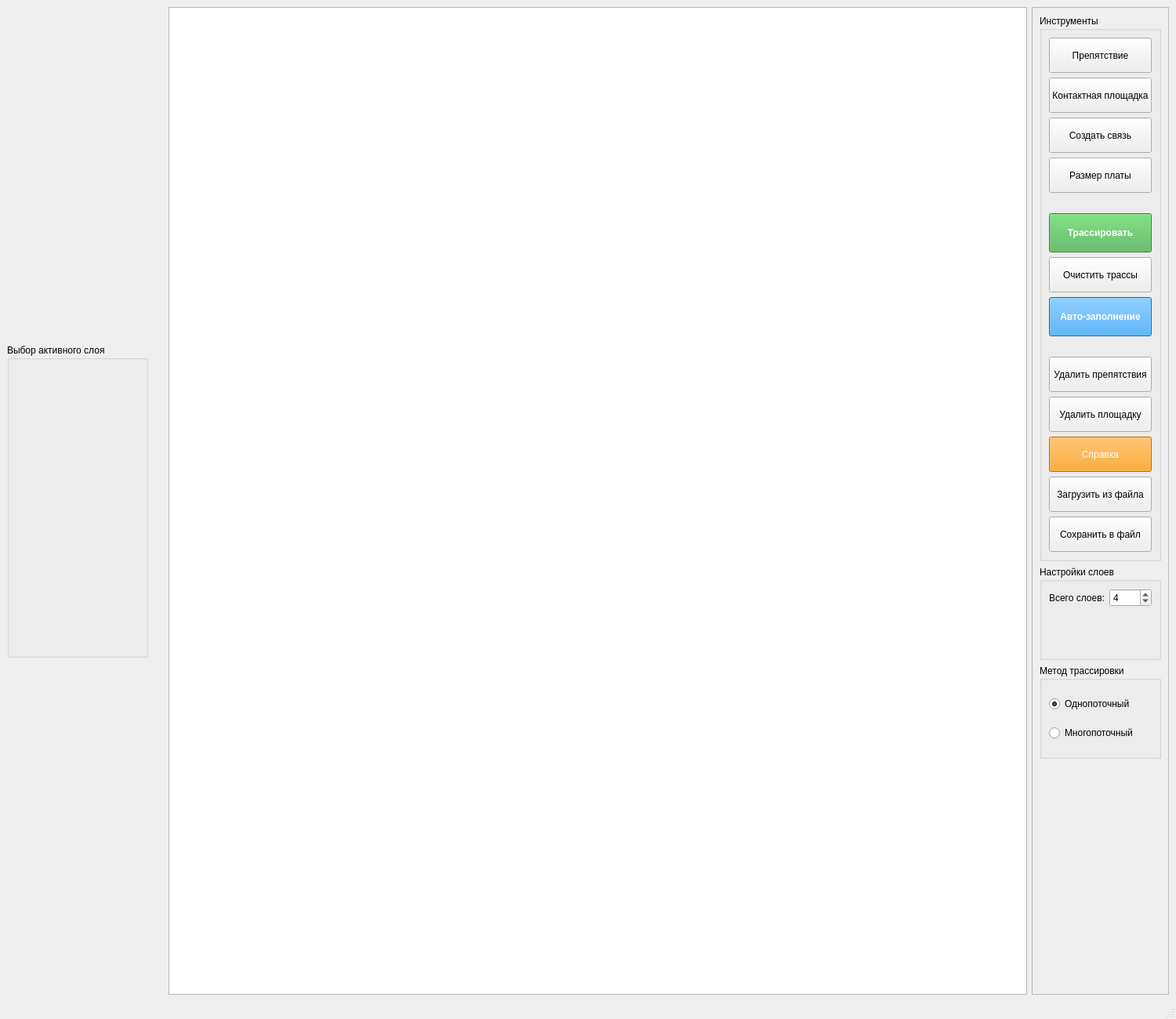
<?xml version="1.0" encoding="UTF-8"?>
<ui version="4.0">
 <class>MainWindow</class>
 <widget class="QMainWindow" name="MainWindow">
  <property name="geometry">
   <rect>
    <x>0</x>
    <y>0</y>
    <width>1500</width>
    <height>1300</height>
   </rect>
  </property>
  <property name="minimumSize">
   <size>
    <width>1200</width>
    <height>1000</height>
   </size>
  </property>
  <property name="windowTitle">
   <string>PCB_Tracer - Многослойная трассировка печатных плат</string>
  </property>
  <widget class="QWidget" name="centralwidget">
   <layout class="QHBoxLayout" name="horizontalLayout">
    
    <!-- ЛЕВАЯ ЧАСТЬ: Выбор активного слоя СЛЕВА от платы -->
    <item>
     <widget class="QGroupBox" name="activeLayerGroupBox">
      <property name="title">
       <string>Выбор активного слоя</string>
      </property>
      <property name="minimumSize">
       <size>
        <width>180</width>
        <height>350</height>
       </size>
      </property>
      <property name="maximumSize">
       <size>
        <width>220</width>
        <height>400</height>
       </size>
      </property>
      <layout class="QVBoxLayout" name="verticalLayout_7"/>
     </widget>
    </item>
    
    <item>
     <spacer name="horizontalSpacer">
      <property name="orientation">
       <enum>Qt::Horizontal</enum>
      </property>
      <property name="sizeHint" stdset="0">
       <size>
        <width>20</width>
        <height>20</height>
       </size>
      </property>
     </spacer>
    </item>
    
    <!-- ЦЕНТРАЛЬНАЯ ЧАСТЬ: Графический вид -->
    <item>
     <widget class="QGraphicsView" name="graphicsView">
      <property name="minimumSize">
       <size>
        <width>800</width>
        <height>800</height>
       </size>
      </property>
      <property name="sizePolicy">
       <sizepolicy hsizetype="Expanding" vsizetype="Expanding">
        <horstretch>3</horstretch>
        <verstretch>1</verstretch>
       </sizepolicy>
      </property>
     </widget>
    </item>
    
    <!-- ПРАВАЯ ЧАСТЬ: Панель инструментов -->
    <item>
     <layout class="QVBoxLayout" name="verticalLayout">
      <item>
       <widget class="QScrollArea" name="scrollArea">
        <property name="widgetResizable">
         <bool>true</bool>
        </property>
        <property name="sizePolicy">
         <sizepolicy hsizetype="Preferred" vsizetype="Expanding">
          <horstretch>0</horstretch>
          <verstretch>1</verstretch>
         </sizepolicy>
        </property>
        <widget class="QWidget" name="scrollAreaWidgetContents">
         <property name="geometry">
          <rect>
           <x>0</x>
           <y>0</y>
           <width>400</width>
           <height>1250</height>
          </rect>
         </property>
         <layout class="QVBoxLayout" name="verticalLayout_5">
          <item>
           <widget class="QGroupBox" name="groupBox">
            <property name="title">
             <string>Инструменты</string>
            </property>
            <layout class="QVBoxLayout" name="verticalLayout_2">
             <item>
              <widget class="QPushButton" name="obstacleBtn">
               <property name="minimumSize">
                <size>
                 <width>0</width>
                 <height>45</height>
                </size>
               </property>
               <property name="text">
                <string>Препятствие</string>
               </property>
              </widget>
             </item>
             <item>
              <widget class="QPushButton" name="padBtn">
               <property name="minimumSize">
                <size>
                 <width>0</width>
                 <height>45</height>
                </size>
               </property>
               <property name="text">
                <string>Контактная площадка</string>
               </property>
              </widget>
             </item>
             <item>
              <widget class="QPushButton" name="connectionBtn">
               <property name="minimumSize">
                <size>
                 <width>0</width>
                 <height>45</height>
                </size>
               </property>
               <property name="text">
                <string>Создать связь</string>
               </property>
              </widget>
             </item>
             <item>
              <widget class="QPushButton" name="boardSizeBtn">
               <property name="minimumSize">
                <size>
                 <width>0</width>
                 <height>45</height>
                </size>
               </property>
               <property name="text">
                <string>Размер платы</string>
               </property>
              </widget>
             </item>
             <item>
              <spacer name="verticalSpacer">
               <property name="orientation">
                <enum>Qt::Vertical</enum>
               </property>
               <property name="sizeHint" stdset="0">
                <size>
                 <width>20</width>
                 <height>20</height>
                </size>
               </property>
              </spacer>
             </item>
             <item>
              <widget class="QPushButton" name="routeBtn">
               <property name="minimumSize">
                <size>
                 <width>0</width>
                 <height>50</height>
                </size>
               </property>
               <property name="text">
                <string>Трассировать</string>
               </property>
               <property name="styleSheet">
                <string notr="true">background-color: #4CAF50; color: white; font-weight: bold;</string>
               </property>
              </widget>
             </item>
             <item>
              <widget class="QPushButton" name="clearBtn">
               <property name="minimumSize">
                <size>
                 <width>0</width>
                 <height>45</height>
                </size>
               </property>
               <property name="text">
                <string>Очистить трассы</string>
               </property>
              </widget>
             </item>
             <item>
              <widget class="QPushButton" name="autoFillBtn">
               <property name="minimumSize">
                <size>
                 <width>0</width>
                 <height>50</height>
                </size>
               </property>
               <property name="text">
                <string>Авто-заполнение</string>
               </property>
               <property name="styleSheet">
                <string notr="true">background-color: #2196F3; color: white; font-weight: bold;</string>
               </property>
              </widget>
             </item>
             <item>
              <spacer name="verticalSpacer_2">
               <property name="orientation">
                <enum>Qt::Vertical</enum>
               </property>
               <property name="sizeHint" stdset="0">
                <size>
                 <width>20</width>
                 <height>20</height>
                </size>
               </property>
              </spacer>
             </item>
             <item>
              <widget class="QPushButton" name="removeObstacleBtn">
               <property name="minimumSize">
                <size>
                 <width>0</width>
                 <height>45</height>
                </size>
               </property>
               <property name="text">
                <string>Удалить препятствия</string>
               </property>
              </widget>
             </item>
             <item>
              <widget class="QPushButton" name="removePadBtn">
               <property name="minimumSize">
                <size>
                 <width>0</width>
                 <height>45</height>
                </size>
               </property>
               <property name="text">
                <string>Удалить площадку</string>
               </property>
              </widget>
             </item>
             <item>
              <widget class="QPushButton" name="helpBtn">
               <property name="minimumSize">
                <size>
                 <width>0</width>
                 <height>45</height>
                </size>
               </property>
               <property name="text">
                <string>Справка</string>
               </property>
               <property name="styleSheet">
                <string notr="true">background-color: #FF9800; color: white;</string>
               </property>
              </widget>
             </item>
			 <item>
			 <widget class="QPushButton" name="loadFileBtn">
			  <property name="minimumSize">
			   <size>
				<width>0</width>
				<height>45</height>
			   </size>
			  </property>
			  <property name="text">
			   <string>Загрузить из файла</string>
			  </property>
			 </widget>
			</item>
			<item>
			 <widget class="QPushButton" name="saveFileBtn">
			  <property name="minimumSize">
			   <size>
				<width>0</width>
				<height>45</height>
			   </size>
			  </property>
			  <property name="text">
			   <string>Сохранить в файл</string>
			  </property>
			 </widget>
			</item>
            </layout>
           </widget>
          </item>
          <item>
           <widget class="QGroupBox" name="groupBox_2">
            <property name="title">
             <string>Настройки слоев</string>
            </property>
            <property name="minimumSize">
             <size>
              <width>0</width>
              <height>120</height>
             </size>
            </property>
            <layout class="QFormLayout" name="formLayout">
             <item row="0" column="0">
              <widget class="QLabel" name="label">
               <property name="text">
                <string>Всего слоев:</string>
               </property>
              </widget>
             </item>
             <item row="0" column="1">
              <widget class="QSpinBox" name="layerSpinBox">
               <property name="minimum">
                <number>1</number>
               </property>
               <property name="maximum">
                <number>8</number>
               </property>
               <property name="value">
                <number>4</number>
               </property>
              </widget>
             </item>
            </layout>
           </widget>
          </item>
          <item>
           <widget class="QGroupBox" name="groupBox_4">
            <property name="title">
             <string>Метод трассировки</string>
            </property>
            <property name="minimumSize">
             <size>
              <width>0</width>
              <height>120</height>
             </size>
            </property>
            <layout class="QVBoxLayout" name="verticalLayout_4">
             <item>
              <widget class="QRadioButton" name="singleThreadRadio">
               <property name="text">
                <string>Однопоточный</string>
               </property>
               <property name="checked">
                <bool>true</bool>
               </property>
              </widget>
             </item>
             <item>
              <widget class="QRadioButton" name="multiThreadRadio">
               <property name="text">
                <string>Многопоточный</string>
               </property>
              </widget>
             </item>
            </layout>
           </widget>
          </item>
          <item>
           <spacer name="verticalSpacer_3">
            <property name="orientation">
             <enum>Qt::Vertical</enum>
            </property>
            <property name="sizeHint" stdset="0">
             <size>
              <width>20</width>
              <height>80</height>
             </size>
            </property>
           </spacer>
          </item>
         </layout>
        </widget>
       </widget>
      </item>
     </layout>
    </item>
   </layout>
  </widget>
  <widget class="QStatusBar" name="statusBar"/>
 </widget>
 <resources/>
 <connections/>
</ui>
